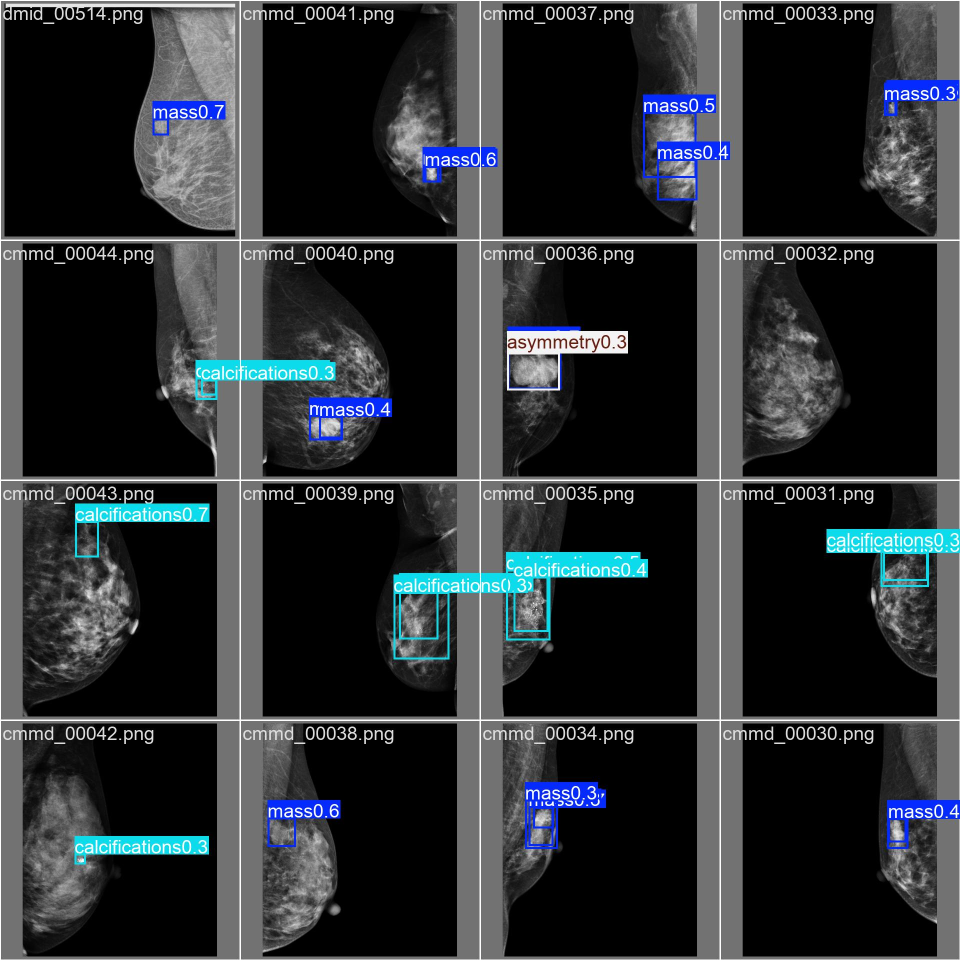
#> input picture runs/detect/val-2/val_batch0_pred.jpg, 1920 x 1920 px (shown at 1/2 size)
$ python -i preprocess.py   (imports and definitions only)
#> lines starting #> are read from the running program, lines starting #| are printed output that depends on the picture; after the words box and inside, x2 and y2 are one past the last pixel; in counts of white or black regions, pixels touching at a corner belong together
"""Shared image preprocessing: grayscale conversion and cropping to the breast region.

Every image (training sources and uploads) goes through crop_breast() so that sources with a
large black background (KAU-BCMD, DMID, raw DICOM) look like the tightly framed MammoGPS images.
Otherwise a model could tell sources apart by the amount of background instead of by pathology.
"""
import cv2
import numpy as np
from PIL import Image

from mammo.config import IMAGE_HEIGHT


# [7 lines left out: function to_gray_u8, not called in this run]


def breast_mask(gray: np.ndarray):
    """Mask of the largest bright component (the breast) on a <=512 px copy, and that copy's scale."""
    h, w = gray.shape
    small_scale = 512 / max(h, w)
    small = cv2.resize(gray, (max(1, int(w * small_scale)), max(1, int(h * small_scale))), interpolation=cv2.INTER_AREA)
    small = cv2.GaussianBlur(small, (5, 5), 0)
    # Everything clearly above the background is breast. Otsu would split dense from fatty tissue
    # and cut the fatty part off.
    lo, hi = np.percentile(small, 2), np.percentile(small, 99.5)
    mask = (small > lo + 0.06 * (hi - lo)).astype(np.uint8) * 255
    mask = cv2.morphologyEx(mask, cv2.MORPH_OPEN, np.ones((5, 5), np.uint8))
    mask = cv2.morphologyEx(mask, cv2.MORPH_CLOSE, np.ones((9, 9), np.uint8))
    n, labels, stats, _ = cv2.connectedComponentsWithStats(mask)
    if n <= 1:
        return None, small_scale
    i = 1 + int(np.argmax(stats[1:, cv2.CC_STAT_AREA]))
    return (labels == i).astype(np.uint8), small_scale


# [11 lines left out: function breast_bbox, not called in this run]


def breast_contour(gray: np.ndarray, max_points: int = 120) -> list[list[float]]:
    """Simplified outline of the breast as [[x, y], ...] in the input image's pixels."""
    mask, small_scale = breast_mask(gray)
    if mask is None:
        return []
    contours, _ = cv2.findContours(mask, cv2.RETR_EXTERNAL, cv2.CHAIN_APPROX_NONE)
    c = max(contours, key=cv2.contourArea)
    eps = 0.002 * cv2.arcLength(c, True)
    while True:
        poly = cv2.approxPolyDP(c, eps, True)
        if len(poly) <= max_points:
            break
        eps *= 1.5
    return [[float(x) / small_scale, float(y) / small_scale] for x, y in poly[:, 0]]


# [41 lines left out: functions crop_breast, dicom_to_gray, not called in this run]

>>> import cv2
>>> picture = cv2.imread('../runs/detect/val-2/val_batch0_pred.jpg', cv2.IMREAD_GRAYSCALE)
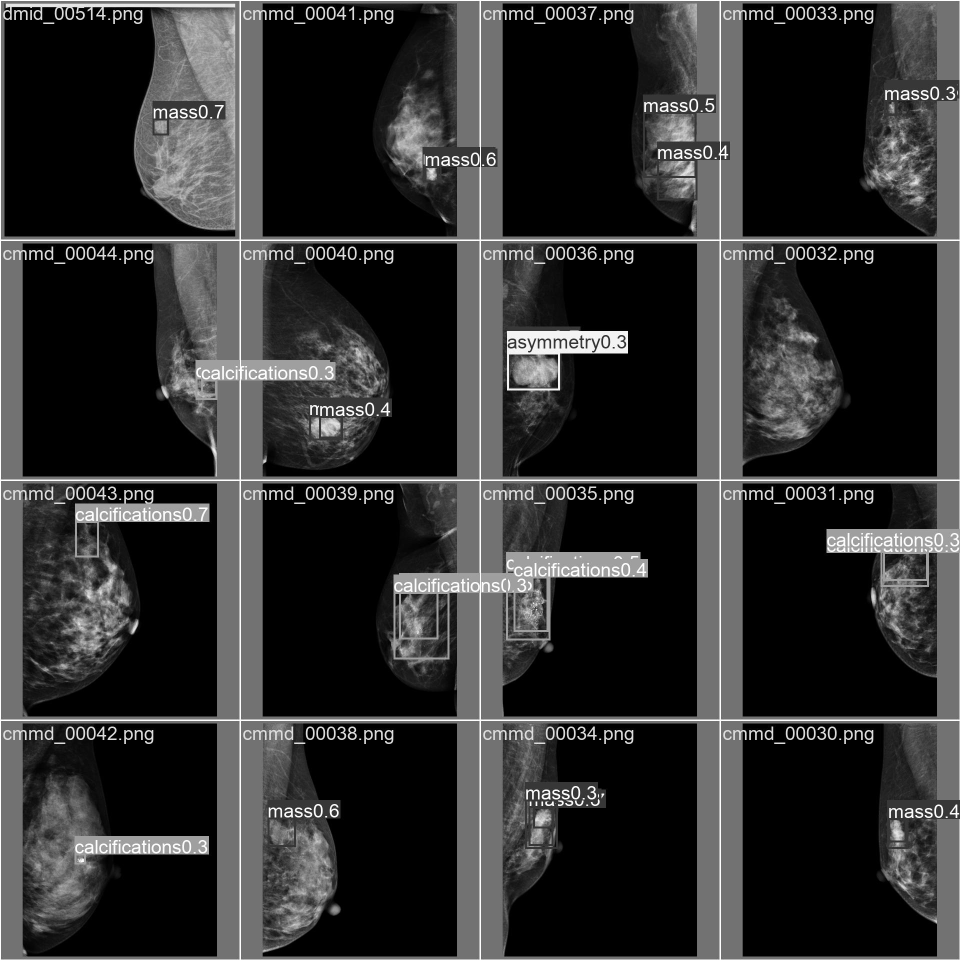
#> picture: shape (1920, 1920) (shown at 1/2 size); min 0, max 255, mean 47.7
>>> result = breast_contour(picture)
#> in breast_mask, `small = cv2.resize(gray, (max(1, int(w * small_scale)), max(1, int(h *..`:
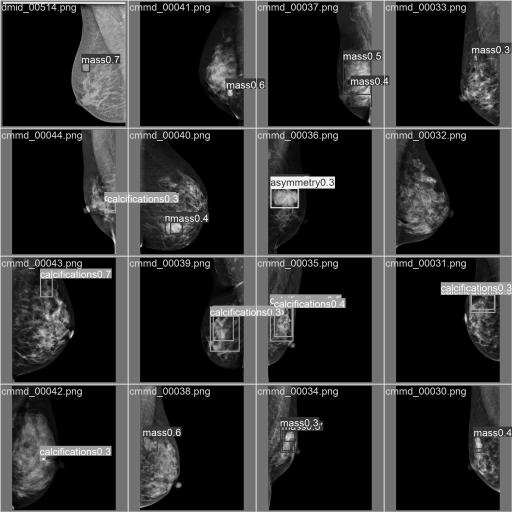
#> small: shape (512, 512); min 0, max 251, mean 47.7
#> in breast_mask, `small = cv2.GaussianBlur(small, (5, 5), 0)`:
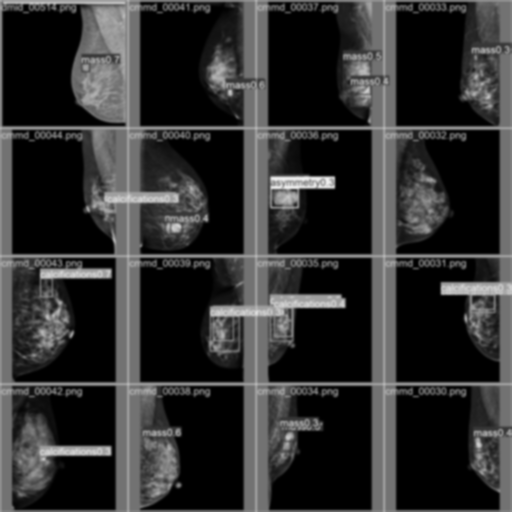
#> small: shape (512, 512); min 0, max 240, mean 47.6
#> in breast_mask, `lo, hi = np.percentile(small, 2), np.percentile(small, 99.5)`: lo = 0; hi = 192
#> in breast_mask, `mask = (small > lo + 0.06 * (hi - lo)).astype(np.uint8) * 255`:
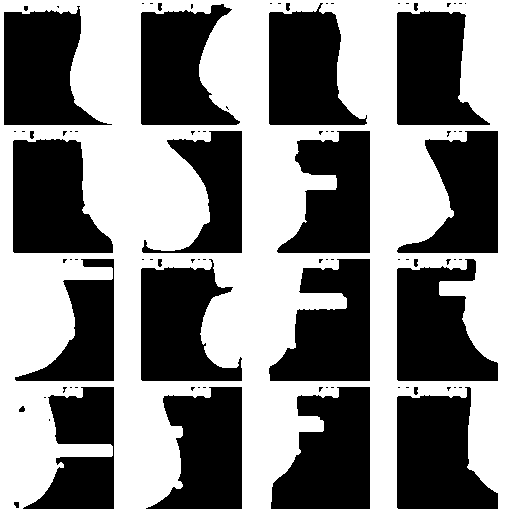
#> mask: shape (512, 512); 52.3% white; 87 black regions (62 under 20 px), largest, box (x1, y1, x2, y2) and area: (271, 387, 370, 509) 8970, (397, 387, 498, 509) 8911, (13, 139, 113, 253) 8639
#> in breast_mask, `mask = cv2.morphologyEx(mask, cv2.MORPH_OPEN, np.ones((5, 5), np.uint8))`:
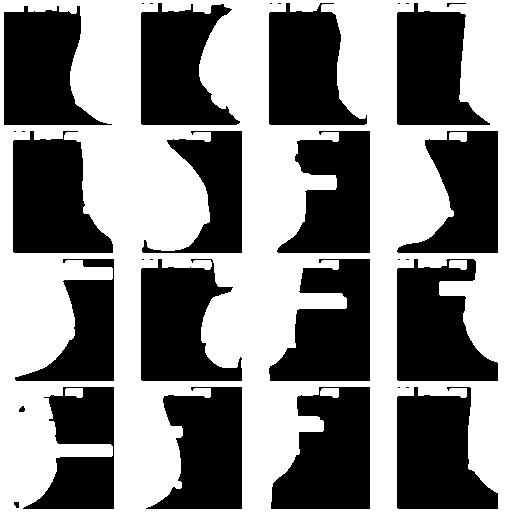
#> mask: shape (512, 512); 52% white; 33 black regions (14 under 20 px), largest, box (x1, y1, x2, y2) and area: (271, 387, 370, 509) 9011, (397, 387, 498, 509) 8999, (13, 131, 113, 253) 8735
#> in breast_mask, `mask = cv2.morphologyEx(mask, cv2.MORPH_CLOSE, np.ones((9, 9), np.uint..`:
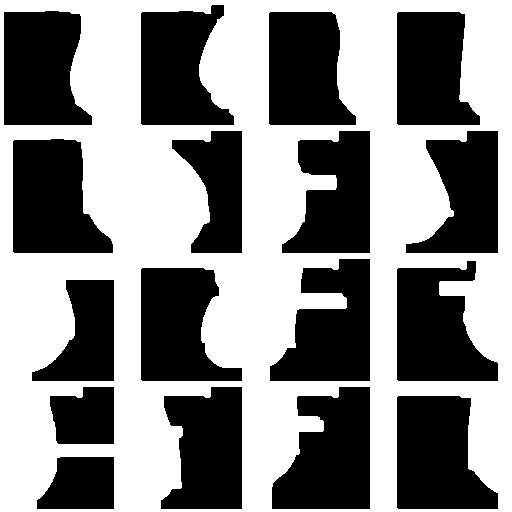
#> mask: shape (512, 512); 52.9% white; 17 black regions, largest, box (x1, y1, x2, y2) and area: (272, 387, 370, 509) 8965, (397, 396, 498, 509) 8883, (13, 139, 113, 253) 8659
#> in breast_mask, `n, labels, stats, _ = cv2.connectedComponentsWithStats(mask)`: n = 2; stats = [[4, 5, 494, 504, 123407], [0, 0, 512, 512, 138737]]
#> in breast_mask, `i = 1 + int(np.argmax(stats[1:, cv2.CC_STAT_AREA]))`: i = 1
#> in breast_contour, `mask, small_scale = breast_mask(gray)`: mask: shape (512, 512); values 0 (black) and 1 (white), 52.9% white; 17 black regions
#> in breast_contour, `mask, small_scale = breast_mask(gray)`: small_scale = 0.267
#> in breast_contour, `contours, _ = cv2.findContours(mask, cv2.RETR_EXTERNAL, cv2.CHAIN_APPR..`: contours = 1 contour; box (x1, y1, x2, y2) and area: (0, 0, 512, 512) 261121
#> in breast_contour, `c = max(contours, key=cv2.contourArea)`: c = contour of 2044 points, box (x1, y1, x2, y2) (0, 0, 512, 512), area 261121
#> in breast_contour, `eps = 0.002 * cv2.arcLength(c, True)`: eps = 4.09
#> the loop in breast_contour, `while True:` made 1 pass
#> poly on pass 1: [[0, 0], [0, 511], [511, 511], [511, 0]]
#> result = [[0, 0], [0, 1916.2], [1916.2, 1916.2], [1916.2, 0]]

$ run again, on runs/detect/val-2/val_batch1_pred.jpg
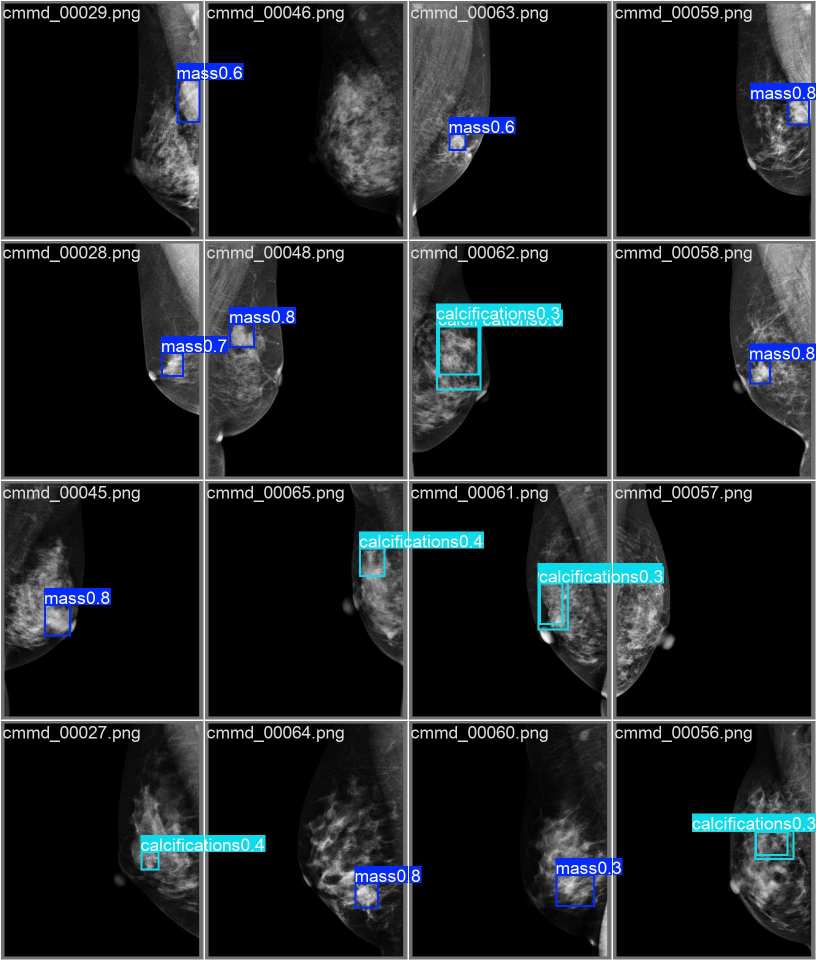
#> input picture runs/detect/val-2/val_batch1_pred.jpg, 1632 x 1920 px (shown at 1/2 size)
#> in breast_mask, `small = cv2.GaussianBlur(small, (5, 5), 0)`:
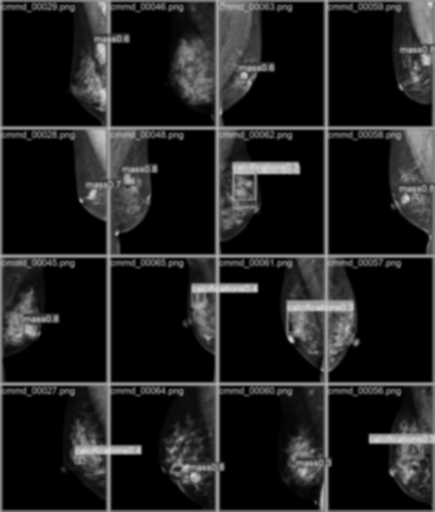
#> small: shape (512, 435); min 0, max 216, mean 32.5
#> lo = 0; hi = 189
#> in breast_mask, `mask = cv2.morphologyEx(mask, cv2.MORPH_CLOSE, np.ones((9, 9), np.uint..`:
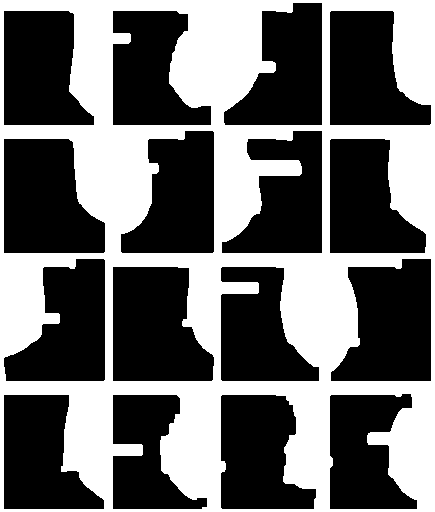
#> mask: shape (512, 435); 41.6% white; 1 white region, box (x1, y1, x2, y2) and area: (0, 0, 435, 512) 92619
#> n = 2; stats = [[4, 3, 427, 506, 130101], [0, 0, 435, 512, 92619]]
#> i = 1
#> in breast_contour, `mask, small_scale = breast_mask(gray)`: small_scale = 0.267
#> contours = 1 contour; box (x1, y1, x2, y2) and area: (0, 0, 435, 512) 221774
#> c = contour of 1890 points, box (x1, y1, x2, y2) (0, 0, 435, 512), area 221774
#> in breast_contour, `eps = 0.002 * cv2.arcLength(c, True)`: eps = 3.78
#> the loop in breast_contour, `while True:` made 1 pass
#> poly on pass 1: [[0, 0], [0, 511], [434, 511], [434, 0]]
#> result = [[0, 0], [0, 1916.2], [1627.5, 1916.2], [1627.5, 0]]

$ run again, on runs/detect/val-2/val_batch2_pred.jpg
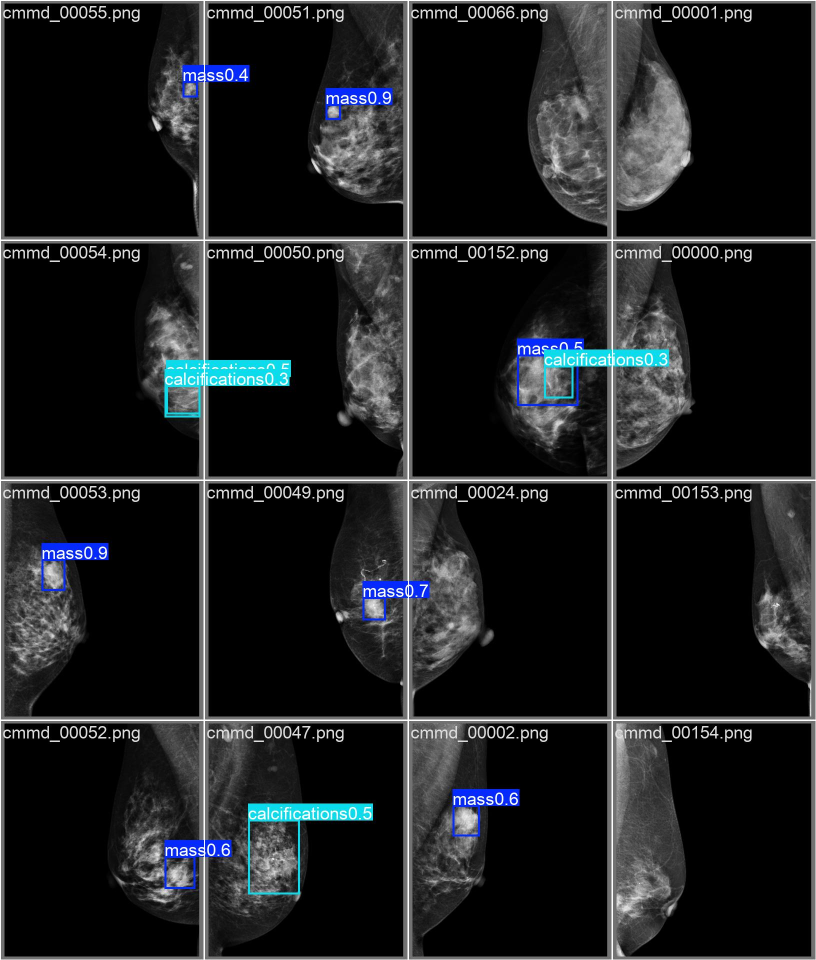
#> input picture runs/detect/val-2/val_batch2_pred.jpg, 1632 x 1920 px (shown at 1/2 size)
#> in breast_mask, `small = cv2.GaussianBlur(small, (5, 5), 0)`:
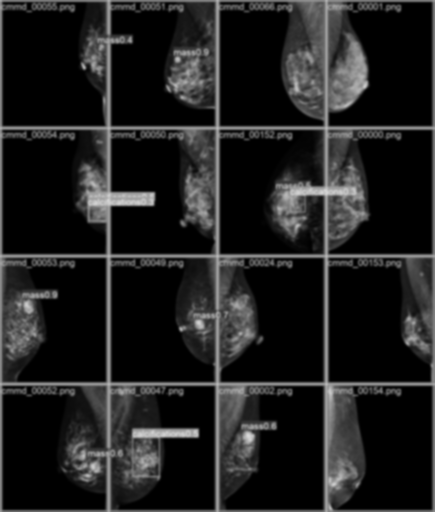
#> small: shape (512, 435); min 0, max 216, mean 31.8
#> lo = 0; hi = 178
#> in breast_mask, `mask = cv2.morphologyEx(mask, cv2.MORPH_CLOSE, np.ones((9, 9), np.uint..`:
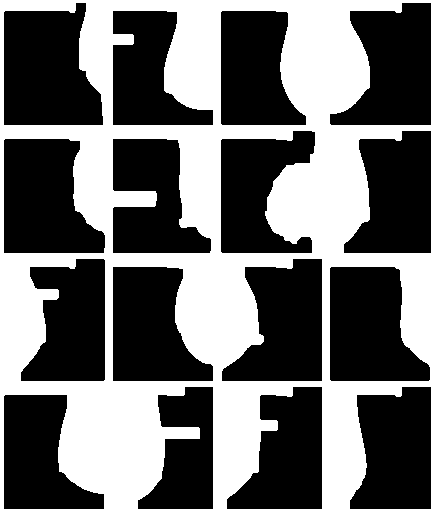
#> mask: shape (512, 435); 42.4% white; 1 white region, box (x1, y1, x2, y2) and area: (0, 0, 435, 512) 94377
#> n = 2; stats = [[4, 3, 427, 506, 128343], [0, 0, 435, 512, 94377]]
#> i = 1
#> in breast_contour, `mask, small_scale = breast_mask(gray)`: small_scale = 0.267
#> contours = 1 contour; box (x1, y1, x2, y2) and area: (0, 0, 435, 512) 221774
#> c = contour of 1890 points, box (x1, y1, x2, y2) (0, 0, 435, 512), area 221774
#> in breast_contour, `eps = 0.002 * cv2.arcLength(c, True)`: eps = 3.78
#> the loop in breast_contour, `while True:` made 1 pass
#> poly on pass 1: [[0, 0], [0, 511], [434, 511], [434, 0]]
#> result = [[0, 0], [0, 1916.2], [1627.5, 1916.2], [1627.5, 0]]
